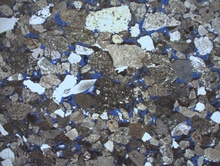
%> input picture source codes/test image.JPG, 220 x 166 px, shrunk from 1290 x 972 before the run
$ octave PNTE.m   (GNU Octave 9; MATLAB toolbox functions it lacks are replaced by stand-ins)
%> lines starting %> are read from the running program, lines starting %| are printed output that depends on the picture; in (x1, y1, x2, y2) boxes, pixels count from 0 and x2, y2 are one past the last pixel; in counts of white or black regions, pixels touching at a corner belong together; the program's own positions count from 1
### source codes/PoreSegmentation.m
% The function segments the pore space from a cast thin section image.
% Inputs:
    %Image- RGB image of a cast thin section;
    %Hmin- minimum of hue;
    %Hmax- maximum of hue;
    %Smin- minimum of saturation;
    %Vmin- minimum of value.
% Outputs:
    %pores1- the acquired pore space.
function pores1=PoreSegmentation(Image,Hmin,Hmax,Smin,Vmin)
[pp,qq]=size(Image(:,:,1));
ImgHSV = rgb2hsv(Image);% Convert the RGB color model to the HSV color model
[row, col] = ind2sub( size(ImgHSV),...  % segmentation of blue pixels using the HSV color model
    find( ImgHSV(:,:,1)> Hmin & ImgHSV(:,:,1)< Hmax ...
    & ImgHSV(:,:,2)> Smin & ImgHSV(:,:,3)> Vmin ) );
pores=zeros(pp,qq);
for i = 1 : length(row)
    pores(row(i),col(i),:) = 1; % let the value of the pixel in the pore space being 1
end
pores1=logical(pores);
pores1 = bwareaopen(pores1,20,8);  % pore space after deleting the tiny pores
% superposition of segmented pores to the original cast thin section image
Mask_B= 255;  % Image mask
%BP_R, BP_G, and BP_B are the red, green, and blue components of RGB color.
BP_R=Image(:,:,1);BP_G=Image(:,:,2);BP_B=Image(:,:,3);
BP_R(pores1)=Mask_B; BP_G(pores1)=Mask_B; BP_B(pores1)=Mask_B;
Image_H(:,:,1)=BP_R; Image_H(:,:,2)=BP_G; Image_H(:,:,3)=BP_B;
figure
imshow(Image_H);
end

### source codes/pathrevision.m
% The function is designed to generate and revise the pore network from the pore space.
% Inputs:
    %pp- the number of the rows of the cast thin section image;
    %qq- the number of the coloumns of the cast thin section image;
    %dilaf- dilation factor;
    %pores1- the pore space;
    %sp1- the pore network;
    %details- flag parameter defined in the main function.
% Outputs:
    %osp1- the new pore network.
% Notes: The procedures referred to the generation and the revision of the pore network are similar.
% For consicely, both procedures are achieved through this function.
% In the generation, the input spl is an empty matrix (see procedure B).
% In the revision, the input spl is the pore network that needs revision (see procedure C1-C5).
function osp1=pathrevision(pp,qq,dilaf,pores1,sp1,details)
% image padding (Procedure B1)
nfig= zeros(pp+dilaf*4,qq+dilaf*4); %nfig- pore space image after padding.
nfig(dilaf*2+1:dilaf*2+pp,dilaf*2+1:dilaf*2+qq)= pores1;
nfig1= zeros(pp+dilaf*4,qq+dilaf*4); %nfig1- pore network image after padding.
nfig1(dilaf*2+1:dilaf*2+pp,dilaf*2+1:dilaf*2+qq)= sp1;
se = strel('disk',dilaf); %Circular operator
dnfig = imdilate(nfig,se); %dilation (Procedure B2)
[emm,enn]=size(nfig);
udnfig=zeros(emm,enn);
% unit the pore space and the pore network
for i=1:pp+dilaf*4
    for j=1:qq+dilaf*4
        if (nfig1(i,j)==1 || dnfig(i,j)==1)
            udnfig(i,j)= 1; % udnfig-union of pore space and pore network
        end
    end
end
if abs(details-1)<10^(-10)
    figure;
    imshow(~udnfig);
    hold on
    %add a black border to the padded image
    plot([1,enn],[1,1],'b');
    plot([1,1],[1,emm],'b');
    plot([enn,enn],[1,emm],'b');
    plot([1,enn],[emm,emm],'b');
    %add a red border to mark the original size of the image (before padding)
    plot([dilaf*2+1,dilaf*2+qq],[dilaf*2+1,dilaf*2+1],'r');
    plot([dilaf*2+1,dilaf*2+1],[dilaf*2+1,dilaf*2+pp],'r');
    plot([dilaf*2+qq,dilaf*2+qq],[dilaf*2+1,dilaf*2+pp],'r');
    plot([dilaf*2+1,dilaf*2+qq],[dilaf*2+pp,dilaf*2+pp],'r');
    hold off
end
%skeletonize the pore space (Procedure B3)
nsk = bwmorph(udnfig,'skel',Inf); %nsk- the pore skeleton image
%remove image padding (Procedure B4)
nskel=nsk(dilaf*2+1:dilaf*2+pp,dilaf*2+1:dilaf*2+qq); %nskel- the pore skeleton image without padding
%prune the branches (Procedure B5)
for i = 1:100
    nprun = bwmorph(nskel,'spur');
    nskel = nprun;
end
osp1= nskel; %ospl- the pore network image
end

### source codes/IOIB.m
% The function figures out inlets, outlets, and intersectional points & blocks of the pore network.
% Inputs:
    % pp- the row number of the cast thin section image;
    % qq- the column number of the cast thin section image;
    % sp1- the pore network.
% Outputs:
    % bw- the final pore network image;
    % pois- the collections of inlets, outlets, and intersectional points & blocks of the pore network;
    % sp- the inlets of the pore network;
    % ep- the outlets of the pore network;
    % mp- the intersectional points of the pore network;
    % bp- the intersectional blocks of the pore network.
function [bw,pois,sp,ep,mp,bp]=IOIB(pp,qq,sp1)
% delete the noise pixels mistaken identified as inputs or outputs
for i= 1:pp
    lsp= [0;sp1(:,2);0];
    rsp= [0;sp1(:,qq-1);0];
    if sp1(i,1)==1 && lsp(i)+lsp(i+1)+lsp(i+2)<0.5
       sp1(i,1)= 0;
    end
    if sp1(i,qq)==1 && rsp(i)+rsp(i+1)+rsp(i+2)<0.5
       sp1(i,qq)= 0;
    end
end
sp1= bwareaopen(sp1,50,8);% delete short pore networks that are not connected to the main pore network.
bw= sp1;
[mm,nn]= size(bw);
% Identification for inlets
ii= 1;
for i= 1:mm
    if (bw(i,1)== 1)
        sp(ii,1)= i; % position vector for inlets
        sp(ii,2)= 1;
        ii=ii+1;
    end
end
% Identification for outlets
ii= 1;
for i= 1:mm
    if (bw(i,nn)== 1)
        ep(ii,1) = i; % position vector for outlets
        ep(ii,2) = nn;
        ii= ii+1;
    end
end
% Identification for pore network intersectional points
ii=1;
for i=2:mm-1
    for j=2:nn-1
        la=[bw(i-1,j), bw(i-1,j+1), bw(i,j+1), bw(i+1,j+1),...
            bw(i+1,j), bw(i+1,j-1), bw(i,j-1), bw(i-1,j-1)];
        sumv= sum(la);
        for k=2:7
            if(la(k)>0.5 && la(k-1)+la(k)+la(k+1)>1.5)
                sumv=0;
            end
        end
        if(la(8)>0.5 && la(7)+la(8)+la(1)>1.5)
            sumv=0;
        end
        if(la(1)>0.5 && la(8)+la(1)+la(2)>1.5)
            sumv=0;
        end
        if (bw(i,j)>0.5 && sumv>2.5) % the value of it equals 1 & at least, three of its neiber points equal 1
            mp(ii,1)= i; % position vector for intersections
            mp(ii,2)= j;
            ii=ii+1;
        end
    end
end
% Identification for pore network intersectional blocks
blocksn= 1;%number of  pixels identified as points of intersectional blocks
for i=1:pp-1
    for j=1:qq-1
        if abs(bw(i,j)+bw(i,j+1)+bw(i+1,j)+bw(i+1,j+1)-4)<10^(-6)
            blocksxy(blocksn,1)= i;%x coordinate of  pixels identified as points of intersectional blocks
            blocksxy(blocksn,2)= j;%y coordinate of  pixels identified as points of intersectional blocks
            blocksn= blocksn+1;
        end
    end
end
blocksn= 1;
if exist('blocksxy','var')
    for i=1:length(blocksxy)
        blocks1{blocksn}= [blocksxy(i,1) blocksxy(i,2);blocksxy(i,1) blocksxy(i,2)+1;...
            blocksxy(i,1)+1 blocksxy(i,2);blocksxy(i,1)+1 blocksxy(i,2)+1 ];
        blocksn= blocksn+1;
    end
    blocksn= 1;
    blocks{1}=blocks1{1};
    for i=2:length(blocks1)
        lj=length(blocks);
        flag=1;
        for j=1:lj
            % if the intersection of two blocks is not empty then unit the two blocks
            if ~isempty(intersect(blocks{j},blocks1{i},'rows'))
                blocks{blocksn}=union(blocks{j},blocks1{i},'rows');
                flag= 0;
                break;
            end
        end
        if abs(flag-1)<10^(-6)
            blocksn=blocksn+1;
            blocks{blocksn}=blocks1{i};
        end
    end
    for i=1:length(blocks)
        bp(i,1)= floor(mean(blocks{i}(:,1))); % position vector for intersectional blocks
        bp(i,2)= floor(mean(blocks{i}(:,2)));
    end
    pois=[sp; ep; mp; bp]; % pois- a vector containing all the vertex
else
    pois=[sp; ep; mp]; % pois- a vector containing all the vertex
end
% [17 lines of commented-out code are left out]
end

### source codes/PNTE.m
% Copyright Wei Li 2023/01/22.
% Please report any bug to liwei2014@email.cugb.edu.cn or weili.rockphysics@gmail.com.
% Referred manuscript title: "A program for estimating the tortuosity of rocks from cast thin-section images".
% The PNTE algorithm is short for the pore network tortuosity estimation.
% The algorithm provides an estimation of the tortuosity for a pore network of a cast thin section image.
clc;
clear;
close all;
Image=imread('test image.jpg');
%> Image is the input picture: size 166x220x3 uint8; mean R, G, B 109.2, 113.1, 119.7
%% Input parameters
% Tortuosity definition flags
dtype= 1; %=1 width of the image, =2 straight-line distance between the inlet and the outlet.
ttype= 2; %=1 average tortuosity among all pi, =2 minimum tortuosity among all pi.
% Pore space segmentation parameters (HSV color model)
Hmin= 0.6; % minimum of hue.
Hmax= 0.7; % maximum of hue.
Smin= 0.3; % minimum of saturation.
Vmin= 0.2; % minimum of value.
% Dilation factor Df
dilaf= 35; % dilaf- dilation factor Df (should be a multiple of 5).
details= 0; %=1 show the figures referred to the gradual revisions of the pore network, =0 skip the referred figures.
%% Pore space segmentation (Procedure A)
[pp,qq]= size(Image(:,:,1));% pp and qq - the row and the column numbers of the cast thin section image, respectively.
%> pp = 166; qq = 220
pores1= PoreSegmentation(Image,Hmin,Hmax,Smin,Vmin);
%> in PoreSegmentation, `[pp,qq]=size(Image(:,:,1));`: pp = 166; qq = 220
%> in PoreSegmentation, `ImgHSV = rgb2hsv(Image);`: ImgHSV: size 166x220x3 double; mean H, S, V 0.494, 0.122, 0.479
%> in PoreSegmentation, `[row, col] = ind2sub( size(ImgHSV), find( ImgHSV(:,:,1)> Hmin & ImgHSV..`: row = 2673 values from 1 to 166; col = 2673 values from 1 to 220
%> in PoreSegmentation, `pores=zeros(pp,qq);`: pores: size 166x220 double; every value is 0
%> after the loop in PoreSegmentation, `for i = 1 : length(row)`:
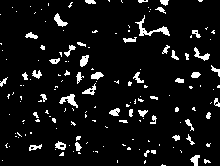
%> pores: size 166x220 double; values 0 (black) and 1 (white), 7.3% white; 163 white regions (116 under 20 px), largest, box (x1, y1, x2, y2) and area: (135, 15, 170, 36) 179, (59, 94, 78, 108) 113, (54, 13, 68, 27) 85
%> in PoreSegmentation, `BP_R(pores1)=Mask_B`: BP_R: size 166x220 uint8; min 26, max 255, mean 120.3
%> in PoreSegmentation, `BP_G(pores1)=Mask_B`: BP_G: size 166x220 uint8; min 25, max 255, mean 123.3
%> in PoreSegmentation, `BP_B(pores1)=Mask_B`:
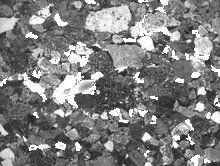
%> BP_B: size 166x220 uint8; min 28, max 255, mean 127.7
%% Pore network generation (Procedure B)
sp1= zeros(pp,qq); % sp1-the pore network.
sp1= pathrevision(pp,qq,dilaf,pores1,sp1,details); % the pore network acquired before the revision.
%> in pathrevision, `nfig= zeros(pp+dilaf*4,qq+dilaf*4);`: nfig: size 306x360 double; every value is 0
%> in pathrevision, `nfig(dilaf*2+1:dilaf*2+pp,dilaf*2+1:dilaf*2+qq)= pores1;`:
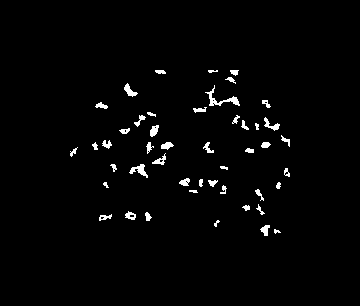
%> nfig: size 306x360 double; values 0 (black) and 1 (white), 1.9% white; 47 white regions, largest, box (x1, y1, x2, y2) and area: (205, 85, 240, 106) 179, (129, 164, 148, 178) 113, (124, 83, 138, 97) 85
%> in pathrevision, `dnfig = imdilate(nfig,se);`:
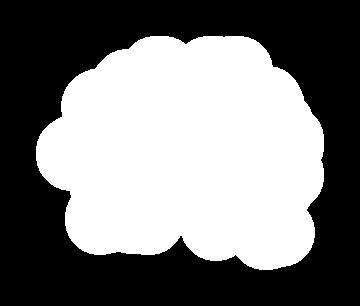
%> dnfig: size 306x360 double; values 0 (black) and 1 (white), 47.9% white; 1 white region, box (x1, y1, x2, y2) and area: (36, 36, 324, 270) 52799
%> in pathrevision, `nsk = bwmorph(udnfig,'skel',Inf);`: nsk: size 306x360 logical; 0.79% white in thin lines or dots, all inside (x1, y1, x2, y2) = (49, 45, 318, 264)
%> sp1: size 166x220 logical; 1.8% white in thin lines or dots
%% Pore network revision (Procedure C1-C5)
dilafv= dilaf:-5:5; % gradually reduce the dilation factor.
for i= 1:length(dilafv)
    sp1= pathrevision(pp,qq,dilafv(i),pores1,sp1,details); % the pore network acquired after the revision.
end
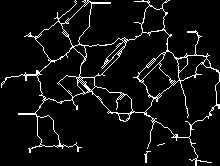
%> sp1: size 166x220 logical; 6.2% white in thin lines or dots
%% Removement of complex branches (Procedure C6)
dilaf= 3;
zpore= zeros(pp,qq);%empty matrix
sp1= pathrevision(pp,qq,dilaf,sp1,zpore,details); % the pore network acquired before the revision
%> in pathrevision (call 9), `nfig= zeros(pp+dilaf*4,qq+dilaf*4);`: nfig: size 178x232 double; every value is 0
%> in pathrevision (call 9), `nfig(dilaf*2+1:dilaf*2+pp,dilaf*2+1:dilaf*2+qq)= pores1;`:
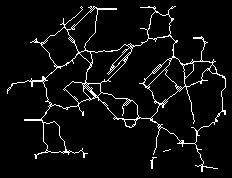
%> nfig: size 178x232 double; values 0 (black) and 1 (white), 5.4% white in thin lines or dots, all inside (x1, y1, x2, y2) = (7, 6, 226, 172)
%> in pathrevision (call 9), `dnfig = imdilate(nfig,se);`: dnfig: size 178x232 double; values 0 (black) and 1 (white), 24.9% white; 2 white regions, box (x1, y1, x2, y2) and area: (5, 4, 228, 174) 10203, (161, 147, 173, 154) 60
%> in pathrevision (call 9), `nsk = bwmorph(udnfig,'skel',Inf);`: nsk: size 178x232 logical; 5.4% white in thin lines or dots, all inside (x1, y1, x2, y2) = (7, 5, 226, 173)
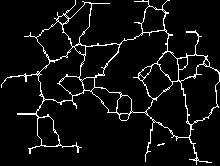
%> sp1: size 166x220 logical; 6% white in thin lines or dots
%% Identifying the inlets, outlets, and intersections of the pore network (Procedure D1 & D2)
[bw,pois,sp,ep,mp,bp]= IOIB(pp,qq,sp1);
%> after the loop in IOIB, `for i= 1:pp`: sp1: size 166x220 logical; 6% white in thin lines or dots
%> in IOIB, `sp1= bwareaopen(sp1,50,8);`: sp1: size 166x220 logical; 6% white in thin lines or dots
%> after the loop in IOIB, `for i= 1:mm`: ii = 1
%> after the loop in IOIB, `for i= 1:mm`: ep = [73 220; 74 220; 75 220; 82 220]; ii = 5
%> after the loop in IOIB, `for i=2:mm-1`: ii = 113; mp = 112 rows, first 12: [2 149; 3 85; 7 150; 9 155; 10 157; 10 163; 11 69; 11 165; 12 164; 13 67; 16 67; 17 59]
%> after the loop in IOIB, `for i=1:pp-1`: blocksn = 176; blocksxy = 175 rows, first 12: [1 143; 3 90; 9 91; 12 145; 13 166; 13 167; 13 168; 15 90; 16 165; 23 139; 25 164; 29 63]
%> after the loop in IOIB, `for i=1:length(blocksxy)`: blocks1 = 175 items; blocksn = 176
%> the loop in IOIB, `for i=2:length(blocks1)` made 174 passes
%> lj on passes 1 to 12: 1, 2, 3, 4, 5, 5, 5, 6, 7, 8, 9, 10
%> after the loop in IOIB, `for i=2:length(blocks1)`: blocks = 106 items; blocksn = 106
%> the loop in IOIB, `for i=1:length(blocks)` made 106 passes
%> after the loop in IOIB, `for i=1:length(blocks)`: bp = 106 rows, first 12: [1 143; 3 90; 9 91; 12 145; 13 167; 15 90; 16 165; 23 139; 25 164; 29 63; 31 43; 31 158]
%> the run ends on the next line

$ run again, with source codes/a.JPG copied over source codes/test image.JPG
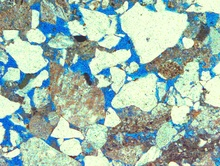
%> input picture source codes/a.JPG, 220 x 166 px, shrunk from 1290 x 972 before the run
%> Image is the input picture: size 166x220x3 uint8; mean R, G, B 159.1, 186.3, 175.6
%> `[pp,qq]= size(Image(:,:,1));`: pp = 166; qq = 220
%> in PoreSegmentation, `[pp,qq]=size(Image(:,:,1));`: pp = 166; qq = 220
%> ImgHSV: size 166x220x3 double; mean H, S, V 0.35, 0.25, 0.77
%> row = 61 values from 9 to 160; col = 61 values from 1 to 220
%> the loop in PoreSegmentation, `for i = 1 : length(row)` made 61 passes
%> after the loop in PoreSegmentation, `for i = 1 : length(row)`:
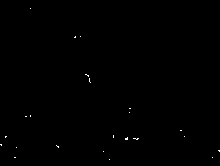
%> pores: size 166x220 double; values 0 (black) and 1 (white), 0.17% white in thin lines or dots
%> in PoreSegmentation, `BP_B=Image(:,:,3)`:
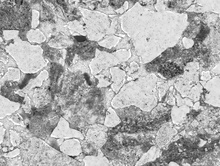
%> BP_B: size 166x220 uint8; min 21, max 255, mean 175.6
%> nfig: size 306x360 double; every value is 0
%> nsk: size 306x360 logical; every value is 0
%> nfig: size 178x232 double; every value is 0
%> nsk: size 178x232 logical; every value is 0
%> after the loop in IOIB, `for i= 1:mm`: ii = 1

$ run again, with source codes/c.JPG copied over source codes/test image.JPG
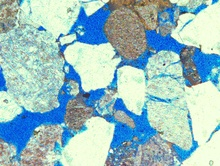
%> input picture source codes/c.JPG, 220 x 166 px, shrunk from 1290 x 972 before the run
%> Image is the input picture: size 166x220x3 uint8; mean R, G, B 153.9, 190.7, 193.6
%> `[pp,qq]= size(Image(:,:,1));`: pp = 166; qq = 220
%> in PoreSegmentation, `[pp,qq]=size(Image(:,:,1));`: pp = 166; qq = 220
%> ImgHSV: size 166x220x3 double; mean H, S, V 0.389, 0.31, 0.825
%> row = 425 values from 9 to 165; col = 425 values from 1 to 201
%> after the loop in PoreSegmentation, `for i = 1 : length(row)`:
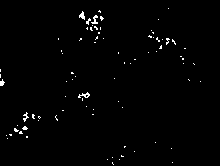
%> pores: size 166x220 double; values 0 (black) and 1 (white), 1.2% white in thin lines or dots, all inside (x1, y1, x2, y2) = (0, 8, 201, 165)
%> dnfig: size 306x360 double; values 0 (black) and 1 (white), 15.6% white; 1 white region, box (x1, y1, x2, y2) and area: (36, 47, 202, 226) 17181
%> nsk: size 306x360 logical; 0.46% white in thin lines or dots, all inside (x1, y1, x2, y2) = (49, 58, 194, 215)
%> dnfig: size 178x232 double; values 0 (black) and 1 (white), 2.9% white; 3 white regions, box (x1, y1, x2, y2) and area: (50, 14, 118, 117) 945, (4, 82, 23, 110) 190, (28, 120, 38, 131) 75
%> nsk: size 178x232 logical; 0.58% white in thin lines or dots, all inside (x1, y1, x2, y2) = (8, 16, 117, 129)
%> `sp1= pathrevision(pp,qq,dilaf,sp1,zpore,details);`:
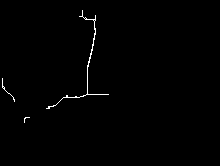
%> sp1: size 166x220 logical; 0.65% white in thin lines or dots, all inside (x1, y1, x2, y2) = (2, 10, 109, 123)
%> after the loop in IOIB, `for i= 1:mm`: ii = 1
%> after the loop in IOIB, `for i=2:mm-1`: ii = 8; mp = [17 83; 19 85; 20 87; 20 94; 20 96; 22 95; 95 88]
%> after the loop in IOIB, `for i=1:pp-1`: blocksn = 15; blocksxy = 14 rows, first 12: [29 95; 34 95; 39 94; 45 93; 50 92; 54 91; 58 90; 62 89; 66 88; 96 67; 97 67; 97 76]
%> the loop in IOIB, `for i=1:length(blocksxy)` made 14 passes
%> after the loop in IOIB, `for i=1:length(blocksxy)`: blocks1 = 14 items
%> the loop in IOIB, `for i=2:length(blocks1)` made 13 passes
%> lj on passes 1 to 8: 1, 2, 3, 4, 5, 6, 7, 8
%> after the loop in IOIB, `for i=2:length(blocks1)`: blocks = 12 items
%> the loop in IOIB, `for i=1:length(blocks)` made 12 passes
%> after the loop in IOIB, `for i=1:length(blocks)`: bp = [29 95; 34 95; 39 94; 45 93; 50 92; 54 91; 58 90; 62 89; 66 88; 97 67; 97 76; 108 49]
